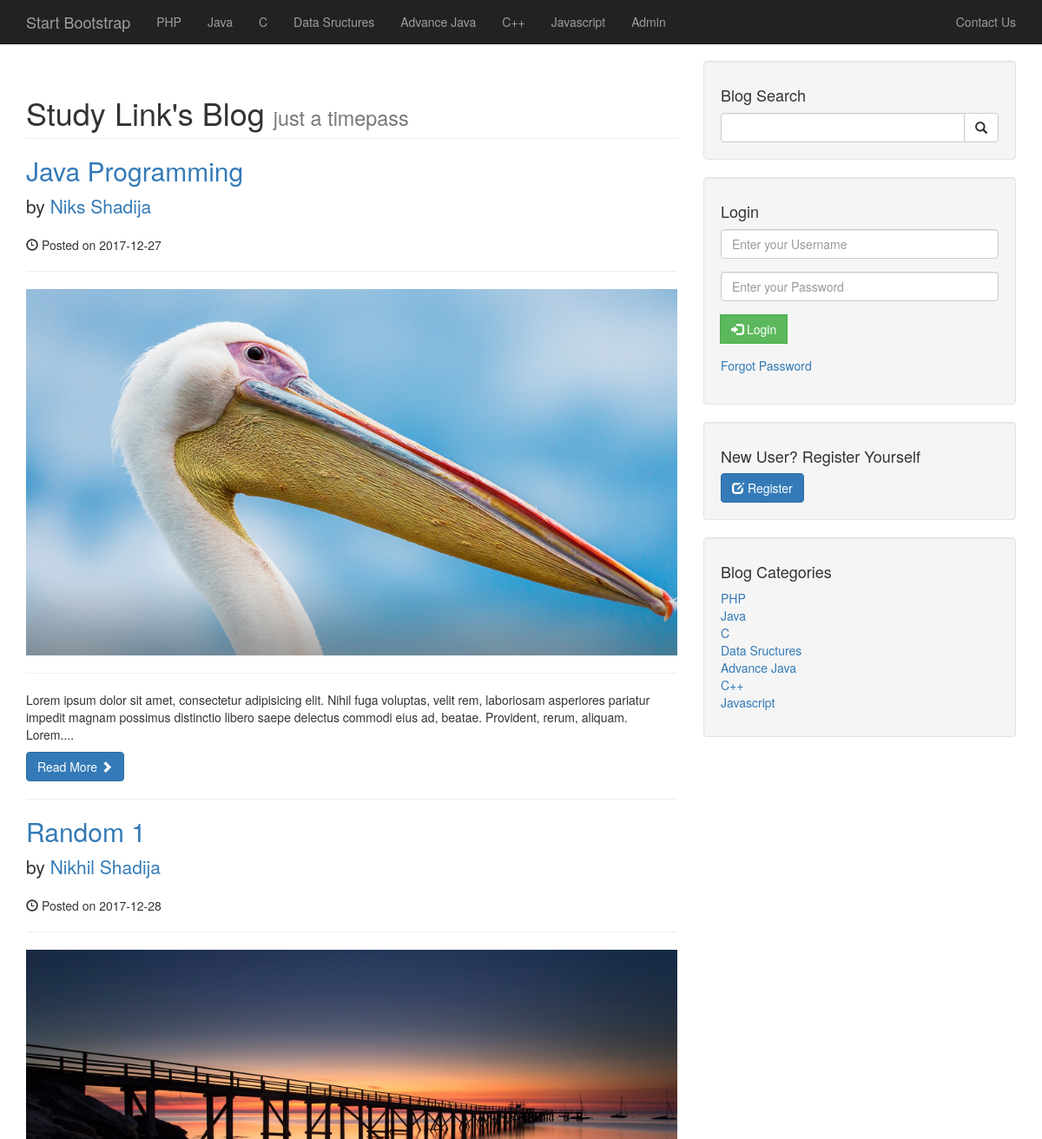
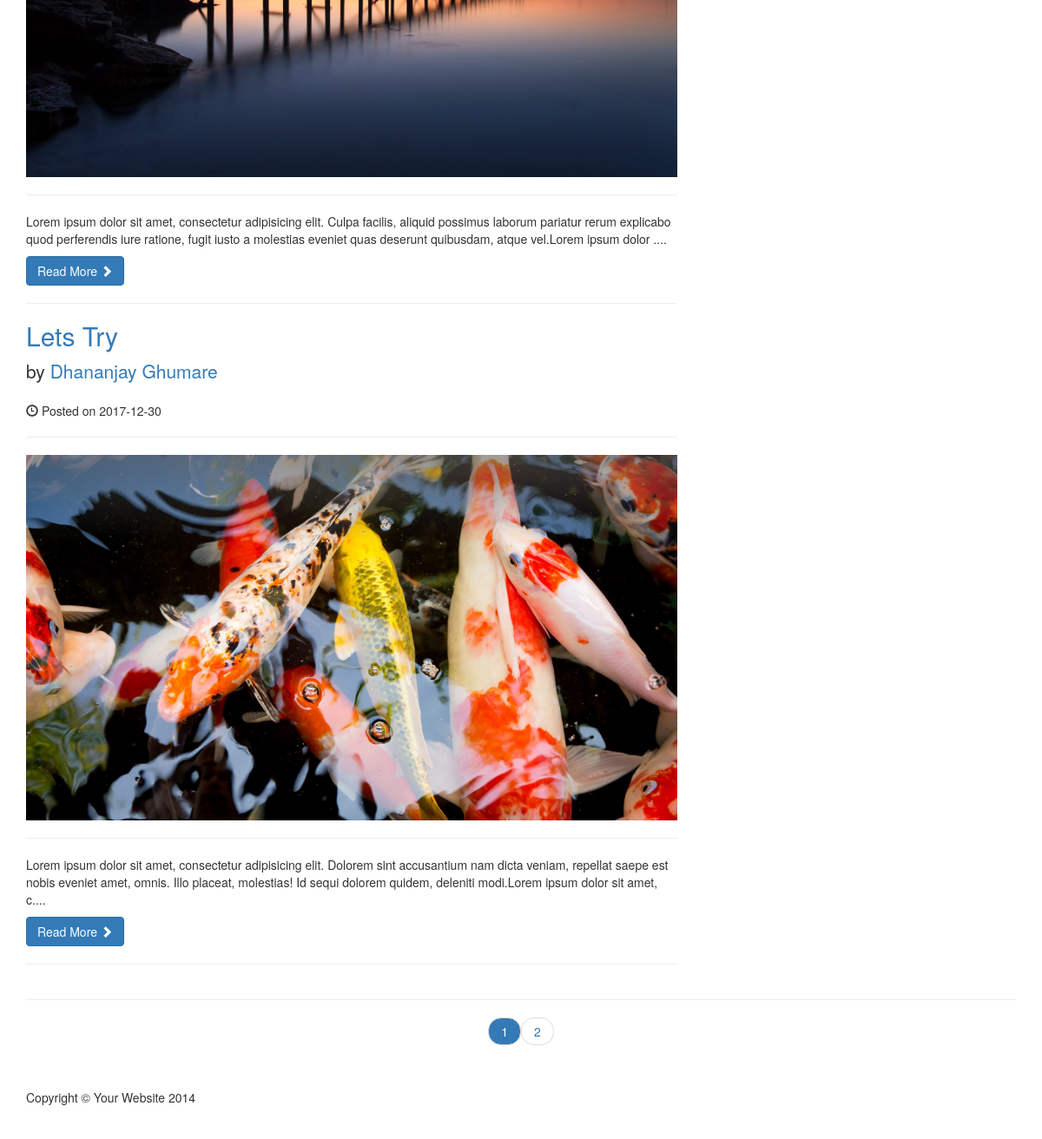
The page / on the database its author committed (2 pictures, top to bottom).
### tables this page shows
CREATE TABLE `categories` (
  `cat_id` int(11) NOT NULL,
  `cat_title` varchar(255) NOT NULL
);

CREATE TABLE `posts` (
  `post_id` int(11) NOT NULL,
  `post_category_id` int(11) NOT NULL,
  `post_title` varchar(255) NOT NULL,
  `post_author` int(11) NOT NULL,
  `post_date` date NOT NULL,
  `post_image` text NOT NULL,
  `post_content` text NOT NULL,
  `post_tags` varchar(255) NOT NULL,
  `post_comment_count` int(11) NOT NULL,
  `post_status` varchar(255) NOT NULL DEFAULT 'draft'
);

CREATE TABLE `users` (
  `user_id` int(11) NOT NULL,
  `username` varchar(255) NOT NULL,
  `user_password` varchar(255) NOT NULL,
  `user_firstname` varchar(255) NOT NULL,
  `user_lastname` varchar(255) NOT NULL,
  `user_email` varchar(255) NOT NULL,
  `user_image` text NOT NULL,
  `user_role` varchar(255) NOT NULL
);

### index.php (the view, shortened to what this page needs)
<!DOCTYPE html>
<html lang="en">
<?php
    include_once ("includes/header.php");
    include_once ("includes/db.php");
    $posts_per_page = 3;
?>
<body>
    <?php
        include_once("includes/navigation.php");
    ?>
    <div class="container">
        <div class="row">
            <div class="col-md-8">
                <h1 class="page-header">
                    Study Link's Blog
                    <small>just a timepass</small>
                </h1>
                <?php
                        if( isset( $_GET['page'] ) ){
                            $page = $_GET['page'];
                        } else{
                            $page = 1;
                        }
                        if($page == "" || $page == 1){
                            $limit_start = 0;
                        } else{
                            $limit_start = ($page * $posts_per_page) - $posts_per_page;
                        }
                        $query = "SELECT * FROM posts, users WHERE posts.post_author = users.user_id AND posts.post_status = 'published'";
                        $total_posts_query = mysqli_query($connection, $query);
                        $total_posts = mysqli_num_rows($total_posts_query);
                        $query = "SELECT * FROM posts, users WHERE posts.post_author = users.user_id AND posts.post_status = 'published' LIMIT $limit_start, $posts_per_page";
                        $select_all_posts_query = mysqli_query($connection, $query);
                        $count = ceil($total_posts/$posts_per_page);
                        while($row = mysqli_fetch_assoc($select_all_posts_query)) {
                            $post_id = $row['post_id'];
                            $post_title = $row['post_title'];
                            $post_author = $row['user_firstname'] . " " . $row['user_lastname'];
                            $post_date = $row['post_date'];
                            $post_image = $row['post_image'];
                            $post_content = substr($row['post_content'], 0, 240)."....";
                ?>
                <h2>
                    <a href="post.php?p_id=<?php echo $post_id; ?>"><?php echo $post_title; ?></a>
                </h2>
                <p class="lead">
                    by <a href="index.php"><?php echo $post_author?></a>
                </p>
                <p><span class="glyphicon glyphicon-time"></span> Posted on <?php echo $post_date; ?></p>
                <hr>
                <img class="img-responsive" src="images/<?php echo $post_image;?>" alt="<?php echo $post_title; ?>">
                <hr>
                <p> <?php echo $post_content; ?> </p>
                <a class="btn btn-primary" href="post.php?p_id=<?php echo $post_id; ?>">Read More <span class="glyphicon glyphicon-chevron-right"></span></a>
                <hr>
               <?php
                        }
                ?>
            </div>
            <?php
                include_once("includes/sidebar.php");
            ?>
        </div>
        <hr>
       <ul class="pager">
           <?php
                for($i=1; $i<=$count; $i++){
                    if($i == $page)
                        echo "<li><a href = 'index.php?page=$i' class = 'active-page'>$i</a></li>";
                    else
                        echo "<li><a href = 'index.php?page=$i'>$i</a></li>";
                }
           ?>
       </ul>
        <?php
            include_once ("includes/footer.php");
        ?>
    </div>
</body>
</html>

### includes/navigation.php (shortened to what this page needs)
<nav class="navbar navbar-inverse navbar-fixed-top" role="navigation">
    <div class="container">
        <div class="navbar-header">
            <a class="navbar-brand" href="index.php">Start Bootstrap</a> </div>
        <div class="collapse navbar-collapse" id="bs-example-navbar-collapse-1">
            <ul class="nav navbar-nav">
                <?php
                    $query = "SELECT * FROM categories";
                    $select_all_categories_query = mysqli_query($connection, $query);
                    while($row = mysqli_fetch_assoc($select_all_categories_query)) {
                        $cat_id = $row['cat_id'];
                        $category_title = $row['cat_title'];
                        echo    "<li>
                                    <a href='categories.php?c_id=$cat_id'>$category_title</a>
                                    </li>";
                    }
                ?>
                    <li> <a href="admin/index.php">Admin</a> </li>
            </ul>
            <ul class="nav navbar-nav navbar-right">
            	<li><a href="contact.php">Contact Us</a></li>
            </ul>
        </div>
    </div>
</nav>

### includes/sidebar.php
<div class="col-md-4">
    <div class="well">
        <h4>Blog Search</h4>
        <form action="search.php" method="post">
            <div class="input-group">
                <input type="text" class="form-control" name="search"> <span class="input-group-btn">
                                    <button class="btn btn-default" name="submit" type="submit">
                                        <span class="glyphicon glyphicon-search"></span> </button>
                </span>
            </div>
        </form>
    </div>
    <div class="well">
        <h4>Login</h4>
        <form action="includes/login.php" method="post">
            <div class="form-group">
                <input type="text" class="form-control" name="username" placeholder="Enter your Username">
            </div>
            <div class="form-group">
                <input type="password" class="form-control" name="password" placeholder="Enter your Password">
            </div>
            <div class="form-group">
                <span class="input-group-btn">
                    <button class="btn btn-success" name="login" type="submit"><span class="glyphicon glyphicon-log-in"></span> Login</button>
                </span>
            </div>
        	<div class="form-group"><a href="forgot.php?forgot= <?php echo uniqid(true); ?>"> Forgot Password</a></div>
        </form>
    </div>
        <div class="well" id="registerWell">
            <h4>New User? Register Yourself</h4>
            <a href="register.php" class="btn btn-primary"> <span class="glyphicon glyphicon-edit"></span> Register </a>
        </div>
    <?php
        $query = "SELECT * FROM categories";
        $select_all_categories_query = mysqli_query($connection, $query);
    ?>
        <div class="well">
            <h4>Blog Categories</h4>
            <div class="row">
                <div class="col-lg-6">
                    <ul class="list-unstyled">
                        <?php
            while($row = mysqli_fetch_assoc($select_all_categories_query)) {
                    $cat_id = $row['cat_id'];
                    $category_title = $row['cat_title'];
                    echo "<li><a href='categories.php?c_id=$cat_id'>$category_title</a></li>";
            }
?>
                    </ul>
                </div>
            </div>
        </div>
</div>

### css/blog-home.css (style rules this page uses)
body { padding-top: 70px; }

### css/styles.css (style rules this page uses)
li>a.active-page { background: #337AB7; }
.active-page { color: white; }

### rows shown on the page
categories: cat_title "PHP"
categories: cat_title "Java"
categories: cat_title "C"
categories: cat_title "Data Sructures"
categories: cat_title "Advance Java"
categories: cat_title "C++"
categories: cat_title "Javascript"
posts: post_title "Java Programming", users.user_firstname+user_lastname "Niks Shadija", post_date "2017-12-27", post_image (picture), post_content "Lorem ipsum dolor sit amet, consectetur adipisicing elit. Nihil fuga voluptas, velit rem, laboriosam asperiores pariatur impedit magnam possimus distinctio libero saepe delectus commodi eius ad, beatae. Provident, rerum, aliquam. Lorem...."
posts: post_title "Random 1", users.user_firstname+user_lastname "Nikhil Shadija", post_date "2017-12-28", post_image (picture), post_content "Lorem ipsum dolor sit amet, consectetur adipisicing elit. Culpa facilis, aliquid possimus laborum pariatur rerum explicabo quod perferendis iure ratione, fugit iusto a molestias eveniet quas deserunt quibusdam, atque vel.Lorem ipsum dolor ...."
posts: post_title "Lets Try", users.user_firstname+user_lastname "Dhananjay Ghumare", post_date "2017-12-30", post_image (picture), post_content "Lorem ipsum dolor sit amet, consectetur adipisicing elit. Dolorem sint accusantium nam dicta veniam, repellat saepe est nobis eveniet amet, omnis. Illo placeat, molestias! Id sequi dolorem quidem, deleniti modi.Lorem ipsum dolor sit amet, c...."
